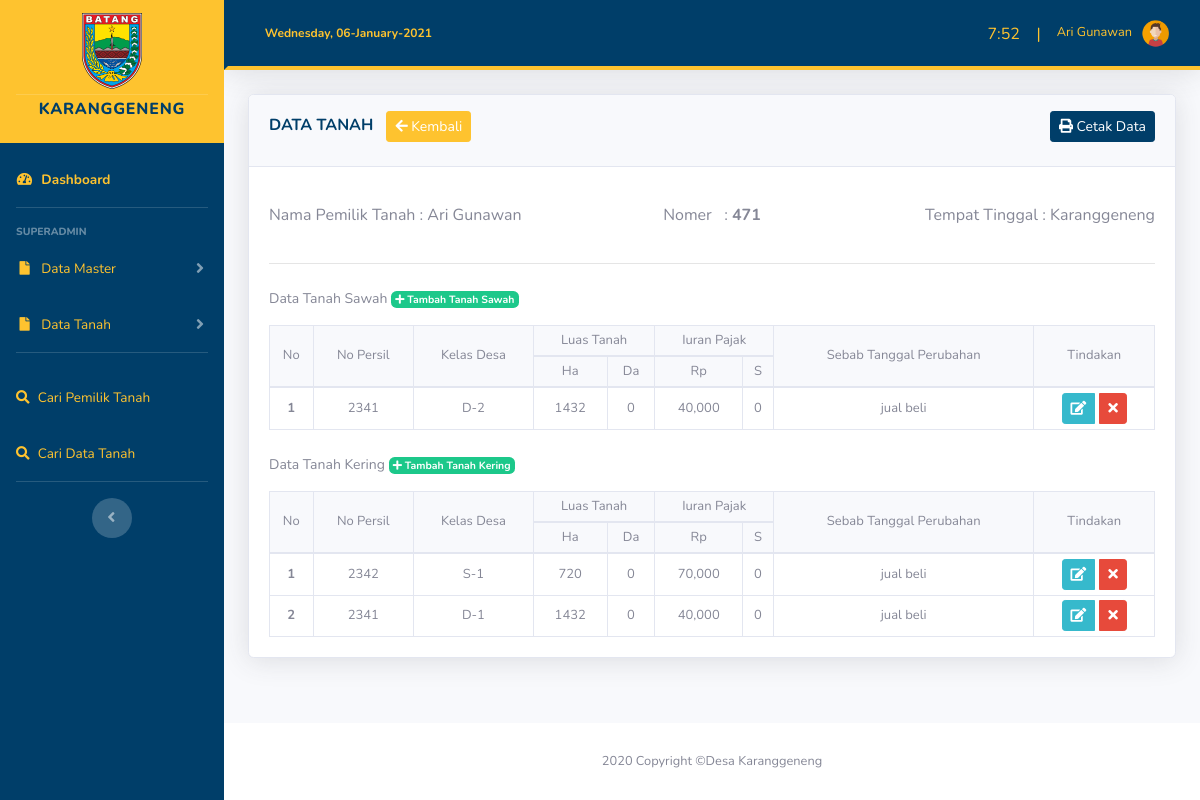
Page /datatanahpemilik.php?no_iuran=471 (signed in) on the committed database.
### tables this page shows
CREATE TABLE `tb_pemilik_tanah` (
  `id_pemilik_tanah` int(15) NOT NULL AUTO_INCREMENT,
  `nomer_iuran` int(25) NOT NULL,
  `nama_pemilik` varchar(255) NOT NULL,
  `tempat_tinggal` text NOT NULL,
  PRIMARY KEY (`id_pemilik_tanah`)
);

CREATE TABLE `tb_tanah_sawah` (
  `id` int(15) NOT NULL AUTO_INCREMENT,
  `nomer_iuran` int(15) DEFAULT NULL,
  `no_persil` varchar(15) DEFAULT NULL,
  `kelas_desa` varchar(125) DEFAULT NULL,
  `luas_tanah_ha` varchar(125) DEFAULT NULL,
  `luas_tanah_da` varchar(125) DEFAULT NULL,
  `iuran_r` varchar(125) DEFAULT NULL,
  `iuran_s` varchar(125) DEFAULT NULL,
  `sebab_tanggal_perubahan` text DEFAULT NULL,
  PRIMARY KEY (`id`)
);

CREATE TABLE `tb_tanah_kering` (
  `id` int(15) NOT NULL AUTO_INCREMENT,
  `nomer_iuran` varchar(15) NOT NULL,
  `no_persil` int(15) NOT NULL,
  `kelas_desa` varchar(255) NOT NULL,
  `luas_tanah_ha` varchar(125) NOT NULL,
  `luas_tanah_da` varchar(125) NOT NULL,
  `iuran_r` varchar(125) NOT NULL,
  `iuran_s` varchar(125) NOT NULL,
  `sebab_tanggal_perubahan` text NOT NULL,
  PRIMARY KEY (`id`)
);

### fungsi/cek_session.php (called while the page is built, shortened)
<?php
if (isset($_SESSION['email'])) {
	$sesen_nama		 = $_SESSION['nama'];
	$sesen_jabatan 	 = $_SESSION['jabatan'];
	$sesen_foto	     = $_SESSION['foto'];
}

### datatanahpemilik.php (the view, shortened to what this page needs)
<!DOCTYPE html>
<html lang="en">
<?php
include 'komponen/header.php';
$noiuran = $_GET['no_iuran'];
$query = mysqli_query($conn, "SELECT * FROM tb_pemilik_tanah WHERE nomer_iuran = '$noiuran' ");
while ($data = mysqli_fetch_assoc($query)) {
  $tt   = $data['tempat_tinggal'];
  $ni   = $data['nomer_iuran'];
?>
  <body id="page-top">
    <div id="wrapper">
      <?php include 'komponen/sidebar.php' ?>
      <div id="content-wrapper" class="d-flex flex-column">
        <div id="content">
          <?php include 'komponen/topbar.php' ?>
          <div class="container-fluid">
            <div class="card shadow mb-4">
              <div class="card-header py-3">
              <div class="row">
              <div class="col-12 col-sm-6 mb-1">
              <h6 class="m-0 font-weight-bold text-primary mb-1">DATA TANAH &nbsp;  <a href="datapemilik.php" class="btn btn-warning btn-sm" style='text-decoration:none'> <i class="fa fa-arrow-left"></i> Kembali</a></h6>
              </div>
              <div class="col-12 col-sm-6 text-left text-sm-right">
              <a href="cetakdatatanah.php?no_iuran=<?= $noiuran; ?>" class="btn btn-primary btn-sm" style='text-decoration:none'> <i class="fa fa-print text-right"></i> Cetak Data</a>
              </div>
              </div>
              </div>
              <div class="card-body">
                <div class="row mt-3">
                  <div class="col-12 col-sm-4 mb-1  text-left">
                    <p>Nama Pemilik Tanah : <?= $data['nama_pemilik']; ?> </p>
                  </div>
                  <div class="col-12 col-sm-4 mb-1 text-left  text-sm-center">
            <p>Nomer &nbsp; : <b> <?= $ni ?> </b></p>
                  </div>
                  <div class="col-12 col-sm-4  text-sm-right">
                    <p>Tempat Tinggal : <?= $tt; ?> </p>
                  </div>
                </div>
              <?php } ?>
              <hr>
              <center>
                <p class="mt-4 text-left" style="font-size:14px">Data Tanah Sawah
                  <a href='' class='badge badge-success badge-xs ' data-toggle='modal' data-target='#tambahModal'><i class='fa fa-plus'></i> Tambah Tanah Sawah</a>
                </p>
              </center>
              <div class="table-responsive" style="font-size:13px">
                <table class="table-sm table-bordered" width="100%" cellspacing="0">
                  <thead class="bg-light">
                    <tr class="text-center">
                      <td scope="col" rowspan="2">No</td>
                      <td scope="col" rowspan="2">No Persil</td>
                      <td scope="col" rowspan="2">Kelas Desa</td>
                      <td scope="col" colspan="2">Luas Tanah</td>
                      <td scope="col" colspan="2">Iuran Pajak</td>
                      <td scope="col" rowspan="2">Sebab Tanggal Perubahan</td>
                      <td scope="col" rowspan="2">Tindakan</td>
                    </tr>
                    <tr class="text-center">
                      <td>Ha</td>
                      <td>Da</td>
                      <td>Rp</td>
                      <td>S</td>
                    </tr>
                  </thead>
                  <tbody>
                    <?php
                    $no = 1;
                    include 'koneksi.php';
                    $query = mysqli_query($conn, "SELECT * FROM tb_tanah_sawah WHERE nomer_iuran = '$noiuran' ");
                    while ($data = mysqli_fetch_assoc($query)) {
                      $id       = $data['id'];
                      $ni       = $data['nomer_iuran'];
                      $np       = $data['no_persil'];
                      $kd       = $data['kelas_desa'];
                      $ltha     = $data['luas_tanah_ha'];
                      $ltda     = $data['luas_tanah_da'];
                      $ir       = number_format($data['iuran_r']);
                      $is       = $data['iuran_s'];
                      $stp      = $data['sebab_tanggal_perubahan'];
                    ?>
                      <tr class="text-center">
                        <th scope="row"><?= $no++ ?></th>
                        <td><?= $np; ?></td>
                        <td><?= $kd; ?></td>
                        <td><?= $ltha; ?></td>
                        <td><?= $ltda; ?></td>
                        <td><?= $ir; ?></td>
                        <td><?= $is; ?> </td>
                        <td><?= $stp; ?></td>
                        <td>
                          <div class="btn-group" role="group" aria-label="Basic example">
                            <a href="#" data-toggle="modal" data-target="#editModal" data-id="<?= $id; ?>" class="btn btn-info btn-sm d-inline-block"><i class="fa fa-edit"></i></a><a href="aksi/deletetanahsawah.php?id=<?= $id; ?>&no_iuran=<?= $ni; ?>" onclick="return confirm('Anda yakin mau menghapus data ini ?')" class="btn btn-danger btn-sm ml-1 d-inline-block"><i class=" fa fa-times"></i></a>
                          </div>
                        </td>
                      </tr>
                    <?php } ?>
                  </tbody>
                </table>
              </div>
              <center>
                <p class="mt-4 text-left" style="font-size:14px">Data Tanah Kering
                  <a href='' class='badge badge-success badge-xs ' data-toggle='modal' data-target='#tambahModal2'><i class='fa fa-plus'></i> Tambah Tanah Kering</a>
                </p>
              </center>
              <div class="table-responsive" style="font-size:13px">
                <table class="table-sm table-bordered" width="100%" cellspacing="0">
                  <thead class="bg-light">
                    <tr class="text-center">
                      <td scope="col" rowspan="2">No</td>
                      <td scope="col" rowspan="2">No Persil</td>
                      <td scope="col" rowspan="2">Kelas Desa</td>
                      <td scope="col" colspan="2">Luas Tanah</td>
                      <td scope="col" colspan="2">Iuran Pajak</td>
                      <td scope="col" rowspan="2">Sebab Tanggal Perubahan</td>
                      <td scope="col" rowspan="2">Tindakan</td>
                    </tr>
                    <tr class="text-center">
                      <td>Ha</td>
                      <td>Da</td>
                      <td>Rp</td>
                      <td>S</td>
                    </tr>
                  </thead>
                  <tbody>
                    <?php
                    $no = 1;
                    include 'koneksi.php';
                    $query = mysqli_query($conn, "SELECT * FROM tb_tanah_kering WHERE nomer_iuran = '$noiuran'  ");
                    while ($data = mysqli_fetch_assoc($query)) {
                      $id      = $data['id'];
                      $ni      = $data['nomer_iuran'];
                      $np       = $data['no_persil'];
                      $kd       = $data['kelas_desa'];
                      $ltha     = $data['luas_tanah_ha'];
                      $ltda     = $data['luas_tanah_da'];
                      $ir       = number_format($data['iuran_r']);
                      $is       = $data['iuran_s'];
                      $stp      = $data['sebab_tanggal_perubahan'];
                    ?>
                      <tr class="text-center">
                        <th scope="row"><?= $no++ ?></th>
                        <td><?= $np; ?></td>
                        <td><?= $kd; ?></td>
                        <td><?= $ltha; ?></td>
                        <td><?= $ltda; ?></td>
                        <td><?= $ir; ?></td>
                        <td><?= $is; ?> </td>
                        <td><?= $stp; ?></td>
                        <td>
                          <div class="btn-group" role="group" aria-label="Basic example">
                            <a href="#" data-toggle="modal" data-target="#editModal2" data-id="<?= $id; ?>" class="btn btn-info btn-sm d-inline-block"><i class="fa fa-edit"></i></a><a href="aksi/deletetanahkering.php?id=<?= $id; ?>&no_iuran=<?= $ni; ?>" onclick="return confirm('Anda yakin mau menghapus data ini ?')" class="btn btn-danger btn-sm ml-1 d-inline-block"><i class=" fa fa-times"></i></a>
                          </div>
                      </tr>
                    <?php } ?>
                  </tbody>
                </table>
              </div>
              </div>
            </div>
          </div>
        </div>
        <?php include 'komponen/footer.php' ?>
  </body>
</html>

### komponen/sidebar.php (shortened to what this page needs)
<ul class="navbar-nav bg-gradient-primary sidebar sidebar-dark accordion" id="accordionSidebar">
<div class="bg-warning">
    <a class="sidebar-brand d-flex align-items-center justify-content-center" href="index.php">
        <div class="sidebar-brand-icon  rotate-n-4 mt-3">
            <img src="img/batang.png" class="mt-5 mb-2 img-fluid" alt="" width="60px">
    <span class="text-primary desa" >Karanggeneng</span>
        </div>
    </a>
    <br>
    <hr class="sidebar-divider my-0 mb-5">
    </div>
    <li class="nav-item active mt-2">
        <a class="nav-link" href="index.php">
            <i class="fas fa-fw fa-tachometer-alt text-warning"></i>
        <span class="text-warning">Dashboard</span></a>
    </li>
    <hr class="sidebar-divider">
    <?php if($sesen_jabatan == 'admin') {
        echo "
    <div class='sidebar-heading'>
    Superadmin
    </div>
    <li class='nav-item'>
        <a class='nav-link collapsed' href='#' data-toggle='collapse' data-target='#collapseTwo' aria-expanded='true' aria-controls='collapseTwo'>
            <i class='fas fa-fw fa-file text-warning'></i>
            <span class='text-warning'>Data Master</span>
        </a>
        <div id='collapseTwo' class='collapse' aria-labelledby='headingTwo' data-parent='#accordionSidebar'>
            <div class=' py-2 collapse-inner rounded bg-white'>
                <a class='collapse-item' href='datauser.php'>Data User</a>
            <a class='collapse-item' href='datapemilik.php'>Data Pemilik Tanah</a>
            </div>
        </div>
    </li>
    <li class='nav-item'>
    <a class='nav-link collapsed' href='#' data-toggle='collapse' data-target='#c2' aria-expanded='true' aria-controls='c2'>
        <i class='fas fa-fw fa-file text-warning' ></i>
        <span class='text-warning'>Data Tanah</span>
    </a>
    <div id='c2' class='collapse' aria-labelledby='headingTwo' data-parent='#accordionSidebar'>
        <div class=' py-2 collapse-inner rounded bg-white'>
            <a class='collapse-item' href='datatanahsawah.php'>Data Tanah Sawah</a>
            <a class='collapse-item' href='datatanahkering.php'>Data Tanah Kering</a>
        </div>
    </div>
</li>
"; }
?>
    <hr class="sidebar-divider d-none d-md-block">
<li class='nav-item'>
    <a class='nav-link collapsed' href='caridatapemiliktanah.php'  aria-expanded='true' aria-controls='c2'>
        <i class='fa fa-search text-warning' ></i>
        <span class='text-warning'>Cari Pemilik Tanah</span>
    </a>
</li>
    <li class='nav-item'>
    <a class='nav-link collapsed' href='caridatatanah.php'  aria-expanded='true' aria-controls='c2'>
        <i class='fa fa-search  text-warning'></i>
        <span class='text-warning'>Cari Data Tanah</span>
    </a>
</li>
<hr class="sidebar-divider d-none d-md-block">
    <div class="text-center d-none d-md-inline">
        <button class="rounded-circle border-0" id="sidebarToggle"></button>
    </div>
</ul>

### komponen/topbar.php (shortened to what this page needs)
<nav class="navbar navbar-expand navbar-primary border-left-primary bg-primary text-warning  topbar mb-4 static-top border-bottom-warning shadow" style="background-color:#F1F2F5">
    <form class="d-none d-sm-inline-block form-inline mr-auto ml-md-3 my-2 my-md-0 mw-100 navbar-search">
        <div class="input-group">
            <h6><span class="badge badge-counter mt-2"><?php date_default_timezone_set("Asia/Jakarta"); echo date('l, d-F-Y '); ?></span></h6>
        </div>
    </form>
    <ul class="navbar-nav ml-auto">
        <li class="nav-item dropdown no-arrow mx-1 mt-4">
         <p>  <?php date_default_timezone_set("Asia/Jakarta"); echo date('G:i'); ?> &nbsp; &nbsp;| </p>
        </li>
        <li class="nav-item dropdown no-arrow">
            <a class="nav-link dropdown-toggle text-warning" href="#" id="userDropdown" role="button" data-toggle="dropdown" aria-haspopup="true" aria-expanded="false">
                <span class="mr-2 d-none d-lg-inline text-warning-600 small "><?= $sesen_nama ?></span>
                <img class="img-profile rounded-circle" src="img/user/<?= $sesen_foto ?>">
            </a>
        </li>
    </ul>
</nav>

### rows in the picture
tb_pemilik_tanah: nama_pemilik "Ari Gunawan", nomer_iuran "471", tempat_tinggal "Karanggeneng"
tb_tanah_sawah: no_persil "2341", kelas_desa "D-2", luas_tanah_ha "1432", luas_tanah_da "0", iuran_r "40,000", iuran_s "0", sebab_tanggal_perubahan "jual beli"
tb_tanah_kering: no_persil "2342", kelas_desa "S-1", luas_tanah_ha "720", luas_tanah_da "0", iuran_r "70,000", iuran_s "0", sebab_tanggal_perubahan "jual beli"
tb_tanah_kering: no_persil "2341", kelas_desa "D-1", luas_tanah_ha "1432", luas_tanah_da "0", iuran_r "40,000", iuran_s "0", sebab_tanggal_perubahan "jual beli"
